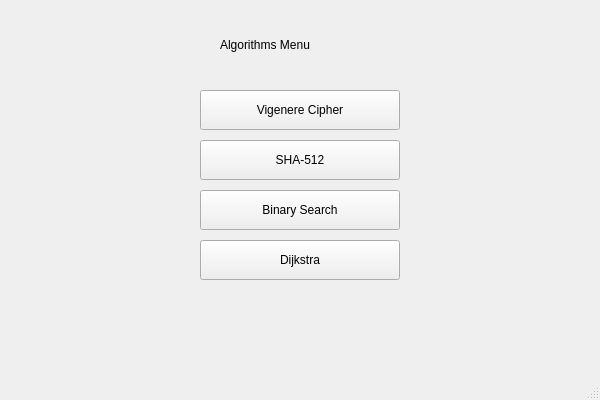
<?xml version="1.0" encoding="UTF-8"?>
<ui version="4.0">
    <class>UserWindow</class>
    <widget class="QMainWindow" name="UserWindow">
        <property name="geometry">
            <rect>
                <x>0</x>
                <y>0</y>
                <width>600</width>
                <height>400</height>
            </rect>
        </property>

        <property name="windowTitle">
            <string>Main Menu</string>
        </property>

        <widget class="QWidget" name="centralwidget">

            <widget class="QLabel" name="titleLabel">
                <property name="geometry">
                    <rect>
                        <x>220</x>
                        <y>30</y>
                        <width>180</width>
                        <height>30</height>
                    </rect>
                </property>
                <property name="text">
                    <string>Algorithms Menu</string>
                </property>
            </widget>

            <widget class="QPushButton" name="vigenereButton">
                <property name="geometry">
                    <rect>
                        <x>200</x>
                        <y>90</y>
                        <width>200</width>
                        <height>40</height>
                    </rect>
                </property>
                <property name="text">
                    <string>Vigenere Cipher</string>
                </property>
            </widget>

            <widget class="QPushButton" name="shaButton">
                <property name="geometry">
                    <rect>
                        <x>200</x>
                        <y>140</y>
                        <width>200</width>
                        <height>40</height>
                    </rect>
                </property>
                <property name="text">
                    <string>SHA-512</string>
                </property>
            </widget>

            <widget class="QPushButton" name="binaryButton">
                <property name="geometry">
                    <rect>
                        <x>200</x>
                        <y>190</y>
                        <width>200</width>
                        <height>40</height>
                    </rect>
                </property>
                <property name="text">
                    <string>Binary Search</string>
                </property>
            </widget>

            <widget class="QPushButton" name="dijkstraButton">
                <property name="geometry">
                    <rect>
                        <x>200</x>
                        <y>240</y>
                        <width>200</width>
                        <height>40</height>
                    </rect>
                </property>
                <property name="text">
                    <string>Dijkstra</string>
                </property>
            </widget>

        </widget>

        <widget class="QMenuBar" name="menubar"/>
        <widget class="QStatusBar" name="statusbar"/>

    </widget>
    <resources/>
    <connections/>
</ui>
